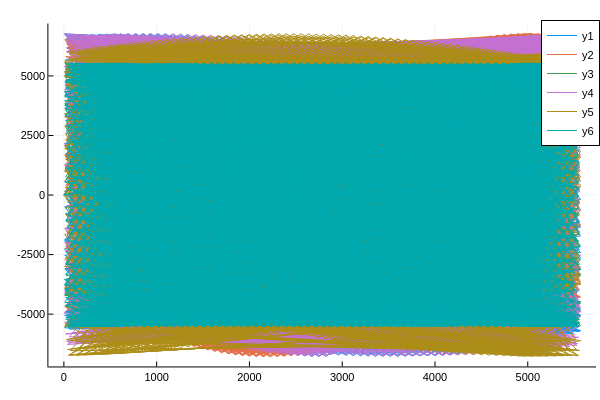

The code cell stored with this chart in its notebook:
### Code cell
plot(t_hist[1:600:end],x_hist[1,1:600:end])#,label=permutedims(mylabel1),ls=:dot, linewidth=2)
plot!(t_hist[1:600:end],x_hist[2,1:600:end])#,label=permutedims(mylabel1),ls=:dot, linewidth=2)
plot!(t_hist[1:600:end],x_hist[3,1:600:end])#,label=permutedims(mylabel1),ls=:dot, linewidth=2)
plot!(t_hist[1:600:end],x_hist[7,1:600:end])#,label=permutedims(mylabel1),ls=:dot, linewidth=2)
plot!(t_hist[1:600:end],x_hist[8,1:600:end])#,label=permutedims(mylabel1),ls=:dot, linewidth=2)
plot!(t_hist[1:600:end],x_hist[9,1:600:end])#,label=permutedims(mylabel1),ls=:dot, linewidth=2)

### Figure 1 — Plotly figure (JSON) as saved in the notebook; plotly's stock layout.template omitted (floating-point values rounded to 4 significant figures; data arrays with more than 128 entries replaced by an {"elided": "..."} marker saying what was removed)
{"data": [{"colorbar": {"title": ""}, "legendgroup": "y1", "line": {"color": "rgba(0, 154, 250, 1.000)", "dash": "solid", "shape": "linear", "width": 1}, "mode": "lines", "name": "y1", "showlegend": true, "type": "scatter", "x": {"elided": "7473 int values"}, "xaxis": "x", "y": {"elided": "7473 float values"}, "yaxis": "y", "zmax": null, "zmin": null}, {"colorbar": {"title": ""}, "legendgroup": "y2", "line": {"color": "rgba(227, 111, 71, 1.000)", "dash": "solid", "shape": "linear", "width": 1}, "mode": "lines", "name": "y2", "showlegend": true, "type": "scatter", "x": {"elided": "7473 int values"}, "xaxis": "x", "y": {"elided": "7473 float values"}, "yaxis": "y", "zmax": null, "zmin": null}, {"colorbar": {"title": ""}, "legendgroup": "y3", "line": {"color": "rgba(62, 164, 78, 1.000)", "dash": "solid", "shape": "linear", "width": 1}, "mode": "lines", "name": "y3", "showlegend": true, "type": "scatter", "x": {"elided": "7473 int values"}, "xaxis": "x", "y": {"elided": "7473 float values"}, "yaxis": "y", "zmax": null, "zmin": null}, {"colorbar": {"title": ""}, "legendgroup": "y4", "line": {"color": "rgba(195, 113, 210, 1.000)", "dash": "solid", "shape": "linear", "width": 1}, "mode": "lines", "name": "y4", "showlegend": true, "type": "scatter", "x": {"elided": "7473 int values"}, "xaxis": "x", "y": {"elided": "7473 float values"}, "yaxis": "y", "zmax": null, "zmin": null}, {"colorbar": {"title": ""}, "legendgroup": "y5", "line": {"color": "rgba(172, 142, 24, 1.000)", "dash": "solid", "shape": "linear", "width": 1}, "mode": "lines", "name": "y5", "showlegend": true, "type": "scatter", "x": {"elided": "7473 int values"}, "xaxis": "x", "y": {"elided": "7473 float values"}, "yaxis": "y", "zmax": null, "zmin": null}, {"colorbar": {"title": ""}, "legendgroup": "y6", "line": {"color": "rgba(0, 170, 174, 1.000)", "dash": "solid", "shape": "linear", "width": 1}, "mode": "lines", "name": "y6", "showlegend": true, "type": "scatter", "x": {"elided": "7473 int values"}, "xaxis": "x", "y": {"elided": "7473 float values"}, "yaxis": "y", "zmax": null, "zmin": null}], "layout": {"annotations": [], "height": 400, "legend": {"bgcolor": "rgba(255, 255, 255, 1.000)", "bordercolor": "rgba(0, 0, 0, 1.000)", "borderwidth": 1, "font": {"color": "rgba(0, 0, 0, 1.000)", "family": "sans-serif", "size": 11}, "title": {"font": {"color": "rgba(0, 0, 0, 1.000)", "family": "sans-serif", "size": 15}, "text": ""}, "tracegroupgap": 0, "traceorder": "normal", "x": 1, "xanchor": "auto", "y": 1, "yanchor": "auto"}, "margin": {"b": 20, "l": 0, "r": 0, "t": 20}, "paper_bgcolor": "rgba(255, 255, 255, 1.000)", "plot_bgcolor": "rgba(255, 255, 255, 1.000)", "showlegend": true, "width": 600, "xaxis": {"anchor": "y", "domain": [0.08064, 0.9934], "gridcolor": "rgba(0, 0, 0, 0.100)", "gridwidth": 0.5, "linecolor": "rgba(0, 0, 0, 1.000)", "mirror": false, "range": [-167.1, 5736.0], "showgrid": true, "showline": true, "showticklabels": true, "tickangle": 0, "tickcolor": "rgb(0, 0, 0)", "tickfont": {"color": "rgba(0, 0, 0, 1.000)", "family": "sans-serif", "size": 11}, "tickmode": "array", "ticks": "inside", "ticktext": ["0", "1000", "2000", "3000", "4000", "5000"], "tickvals": [0, 1000, 2000, 3000, 4000, 5000], "title": "", "titlefont": {"color": "rgba(0, 0, 0, 1.000)", "family": "sans-serif", "size": 15}, "type": "-", "visible": true, "zeroline": false, "zerolinecolor": "rgba(0, 0, 0, 1.000)"}, "yaxis": {"anchor": "x", "domain": [0.03762, 0.9902], "gridcolor": "rgba(0, 0, 0, 0.100)", "gridwidth": 0.5, "linecolor": "rgba(0, 0, 0, 1.000)", "mirror": false, "range": [-7195.0, 7198.0], "showgrid": true, "showline": true, "showticklabels": true, "tickangle": 0, "tickcolor": "rgb(0, 0, 0)", "tickfont": {"color": "rgba(0, 0, 0, 1.000)", "family": "sans-serif", "size": 11}, "tickmode": "array", "ticks": "inside", "ticktext": ["-5000", "-2500", "0", "2500", "5000"], "tickvals": [-5000, -2500, 0, 2500, 5000], "title": "", "titlefont": {"color": "rgba(0, 0, 0, 1.000)", "family": "sans-serif", "size": 15}, "type": "-", "visible": true, "zeroline": false, "zerolinecolor": "rgba(0, 0, 0, 1.000)"}}}
